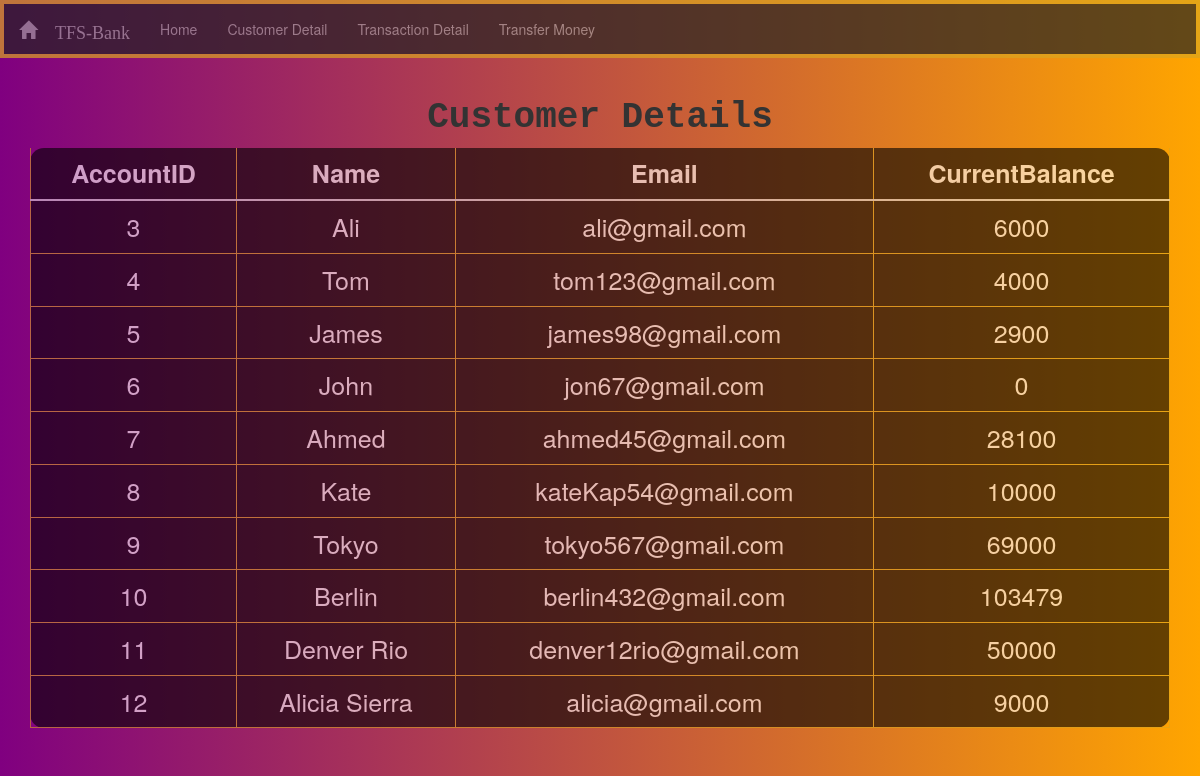
Before: /customers/ with the older database file.
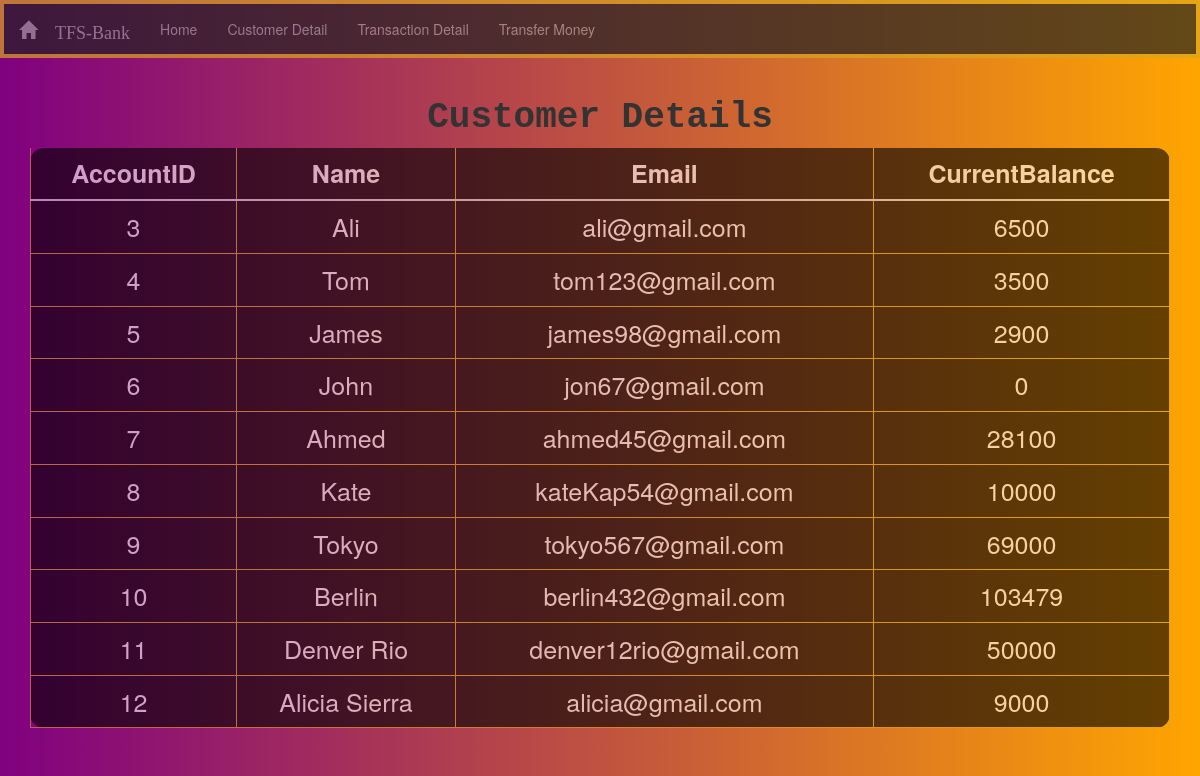
After: the same page with the newer database file.
### basicBank/models.py (models this page shows, shortened)
class CustomerDetail(models.Model):
    id=models.AutoField(primary_key=True)
    name = models.CharField(max_length=30 , null=True)
    email = models.EmailField(max_length=30 , null=True)
    currentBalance = models.IntegerField()

### basicBank/views.py (the view)
# urls.py: path('customers/',views.customerDetails, name= 'customers'),
def customerDetails(request):
    customer = CustomerDetail.objects.all()
    return render(request,'customers.html',{'customer':customer})

### templates/customers.html (shortened to what this page needs)
{% extends 'index.html' %}
{% load static %}
{% block bodycontainer %}
<div class="container">
  <div class="row">
    <div class="col-sm-12 col-lg-12 col-md-12  d-block">
      <h1>Customer
        Details</h1>
      <table class="table table-hover" style="font-size: 25px;">
        <thead>
          <tr>
            <th>AccountID</th>
            <th>Name</th>
            <th>Email</th>
            <th>CurrentBalance</th>
          </tr>
        </thead>
        <tbody>
          {% for i in customer %}
          <tr>
            <td>{{i.id}}</td>
            <td>{{i.name}}</td>
            <td>{{i.email}}</td>
            <td>{{i.currentBalance}}</td>
          </tr>
          {% endfor %}
        </tbody>
      </table>
    </div>
  </div>
</div>
{% endblock bodycontainer %}

Changed rows visible on the page:
changed CustomerDetail "Ali": currentBalance "6000" → "6500"
changed CustomerDetail "Tom": currentBalance "4000" → "3500"
